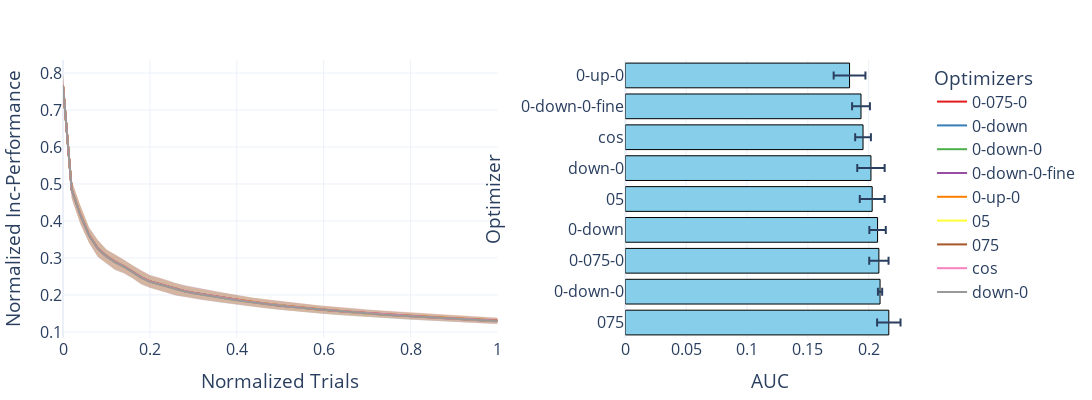

Notebook cell for this chart:
### Code cell
# Which thresholding?
plot_one_thing('thresh')
